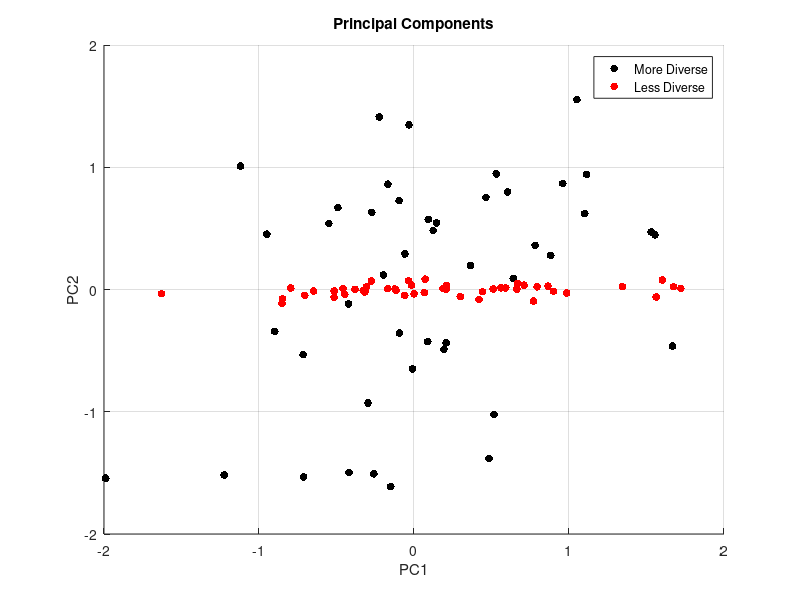
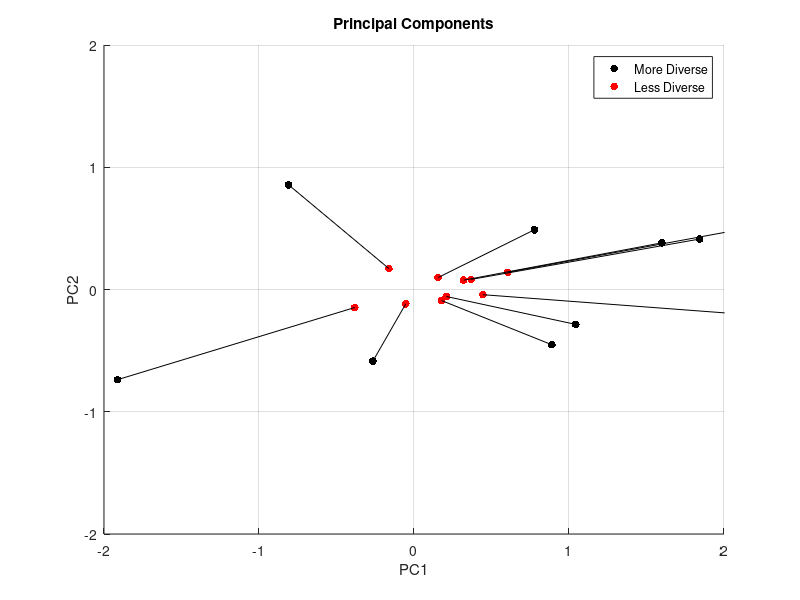
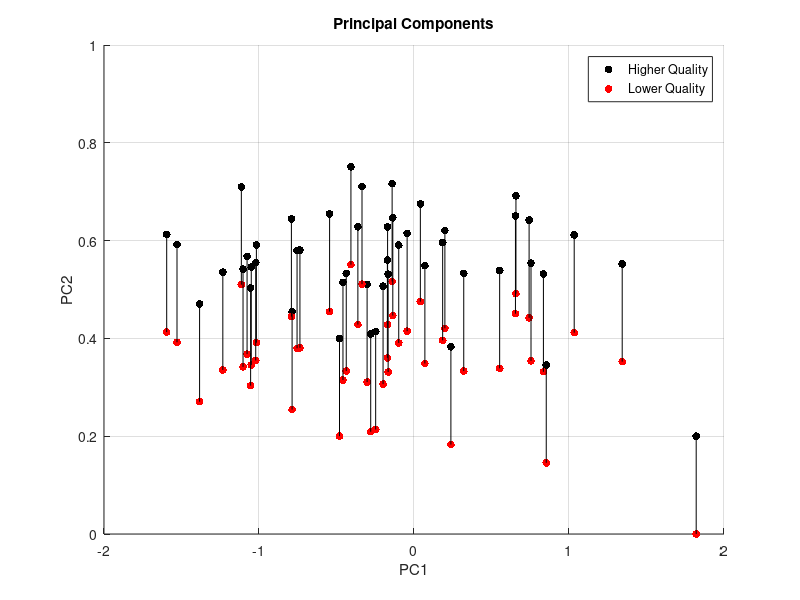

MATLAB code for these plots, in order: (Note: this script raises an error after producing the figures.)
%% More Components is better


figs(1) = figure(1);
hold off;
X = randn(50,2);
scatter(X(:,1),X(:,2),32,[0 0 0],'filled');
hold on;
X = randn(50,2);
scatter(X(:,1),0.05*X(:,2),32,[1 0 0],'filled');

grid on;
boundsX = 2;
boundsY = 2;
axis([-boundsX boundsX -boundsY boundsY]); 
title('Principal Components');
legend('More Diverse','Less Diverse');
xlabel('PC1');
ylabel('PC2');

%% Larger is better
X = randn(10,2);

scaleY = 0.5;

figs(2) = figure(2);
hold off;
scatter(X(:,1),scaleY*X(:,2),32,[0 0 0],'filled');
hold on;
scatter(0.2*X(:,1),0.2*scaleY*X(:,2),32,[1 0 0],'filled');

plot([X(:,1) 0.2*X(:,1)]',[scaleY*X(:,2) 0.2*scaleY*X(:,2)]','Color','k');

grid on;
boundsX = 2;
boundsY = 2;
axis([-boundsX boundsX -boundsY boundsY]); 
title('Principal Components');
legend('More Diverse','Less Diverse');
xlabel('PC1');
ylabel('PC2');

%% Better is better
X = randn(50,3);
X(:,3) = X(:,3) - min(X(:,3));
figs(3) = figure(3);
hold off;
scatter(X(:,1),0.2+0.1*X(:,3),32,[0 0 0],'filled');
hold on;
scatter(X(:,1),0.1*X(:,3),32,[1 0 0],'filled');

plot([X(:,1) X(:,1)]', [0.2+0.1*X(:,3) 0.1*X(:,3)]','Color','k');
grid on;
axis([-2 2 0 1]); 
title('Principal Components');
legend('Higher Quality','Lower Quality');
xlabel('PC1');
ylabel('PC2');
zlabel('Fitness');
%%
save_figures(figs,'.','compressibility_diversity',14,[6 4])
